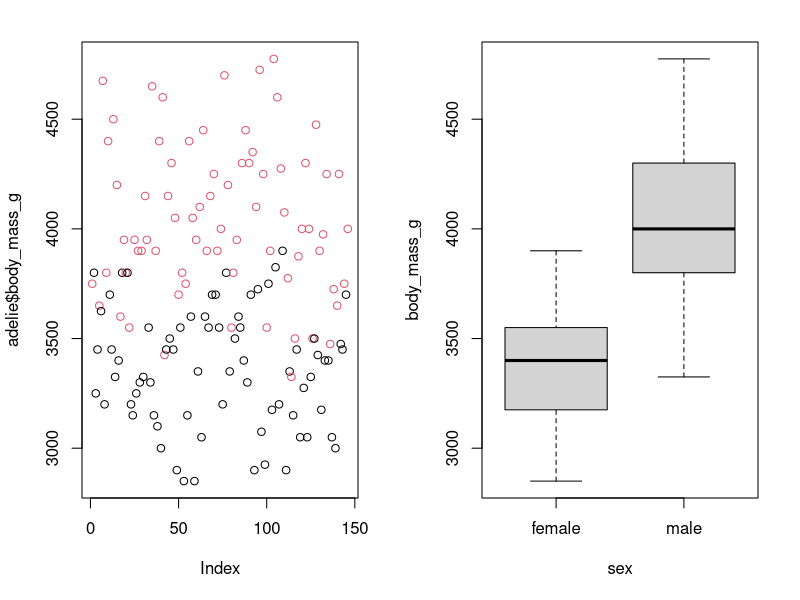
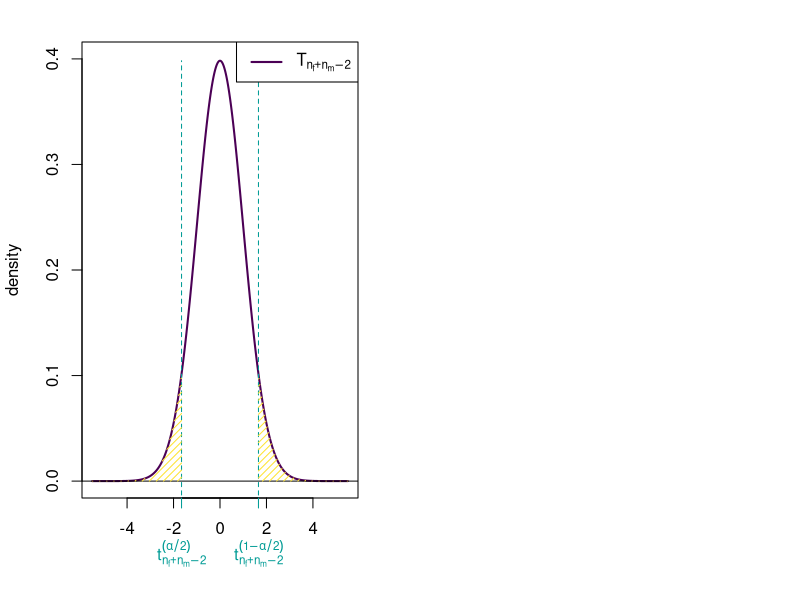
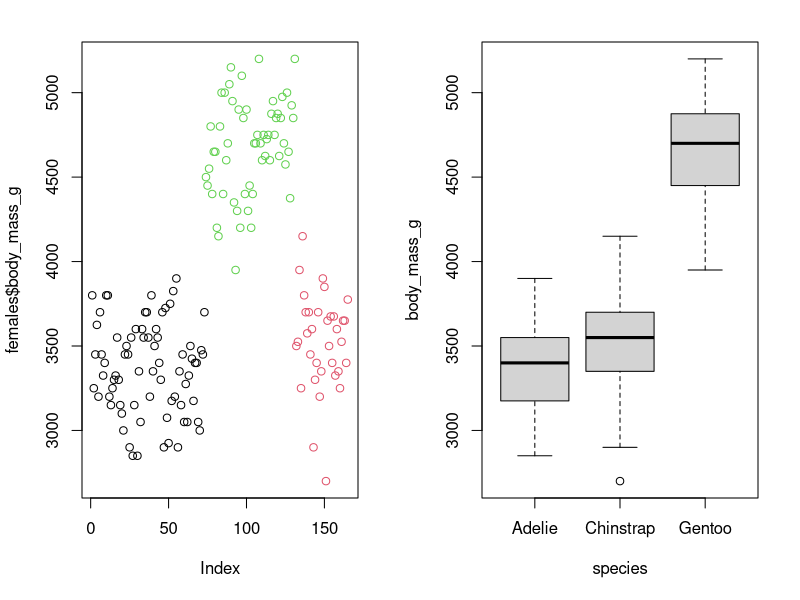
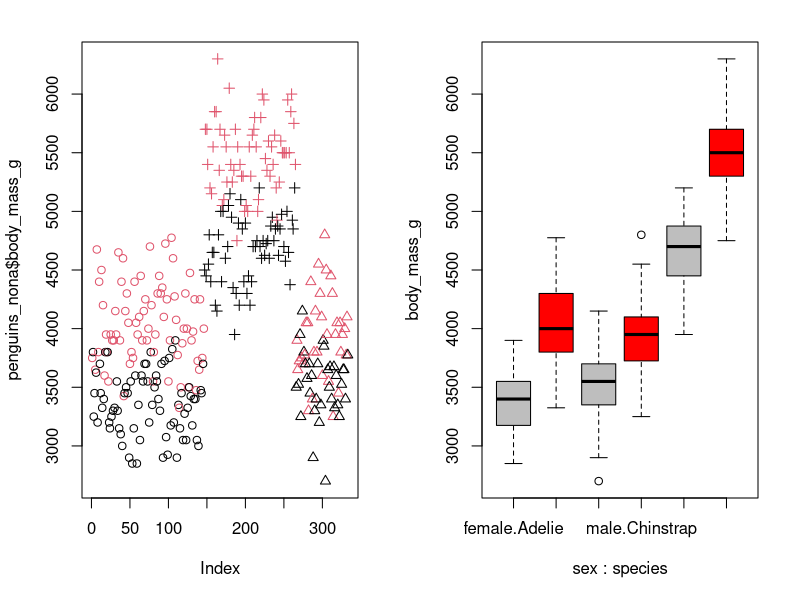
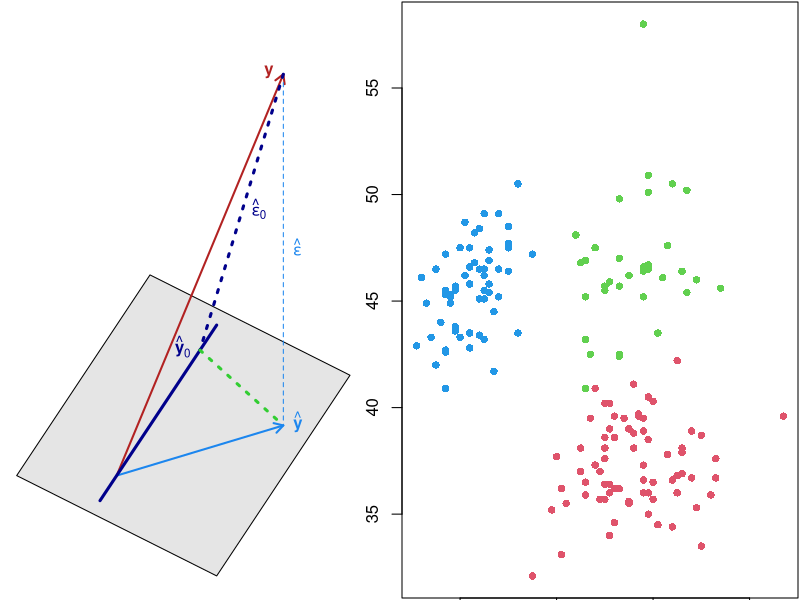
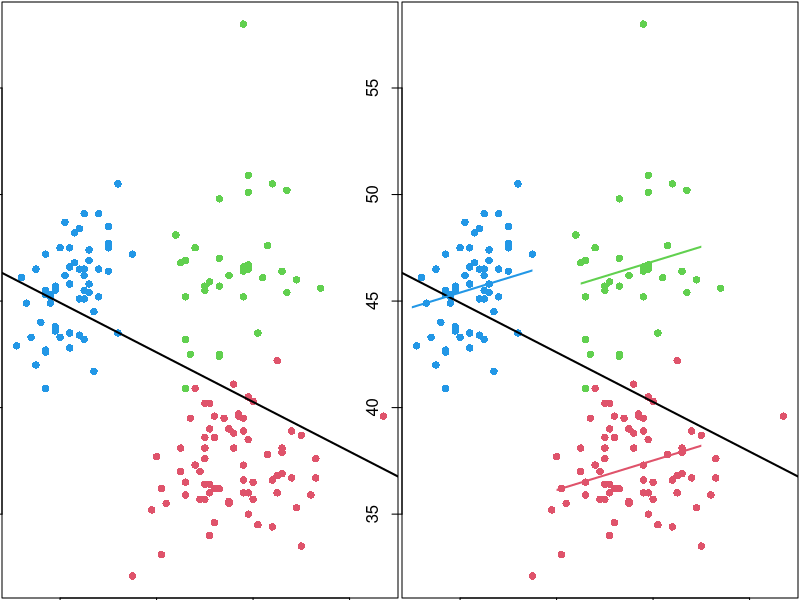
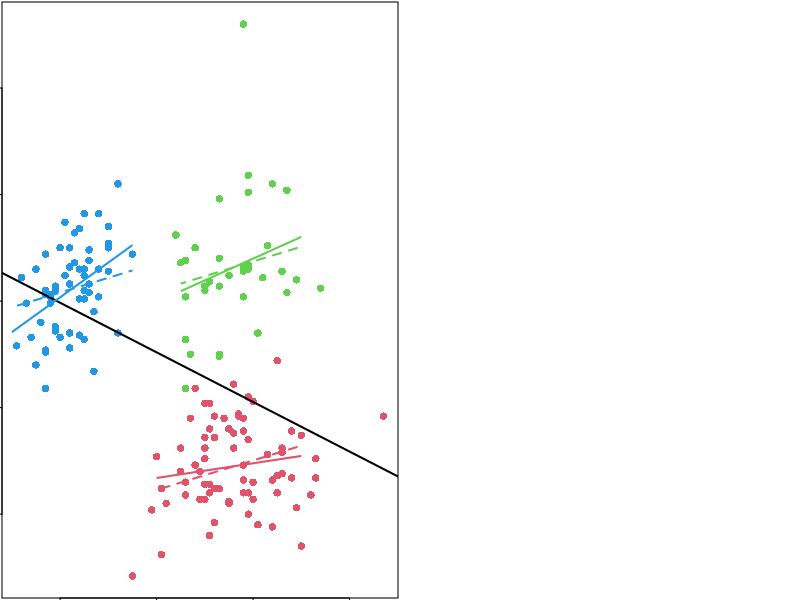
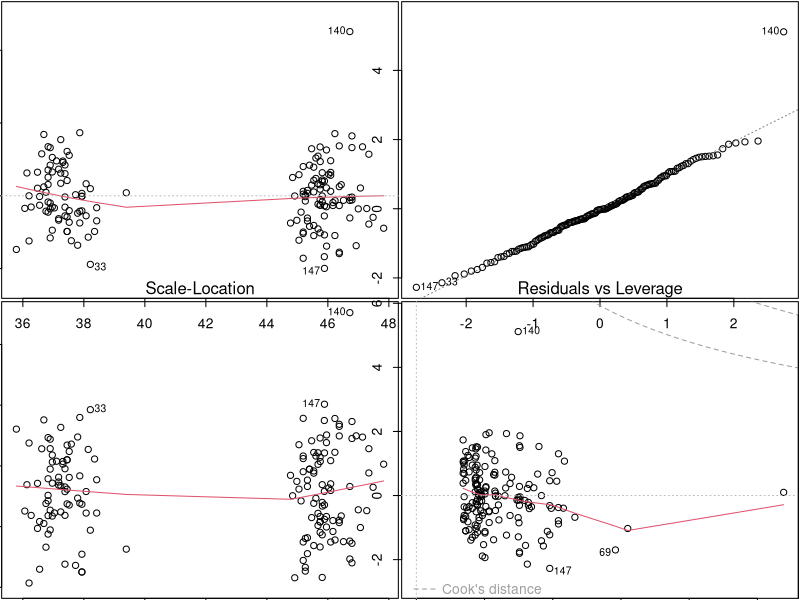

Here is the R script that generated these plots, in order:
## ---- chunk 1
library(knitr)
knitr::opts_chunk$set(echo = TRUE)
## ---- chunk 2
library(palmerpenguins)
kable(head(penguins))
## ---- chunk 3
adelie <- subset(penguins, species == "Adelie")
adelie <- na.omit(adelie)
kable(head(adelie))
## ---- chunk 4
par(mfrow = c(1, 2), mar = c(5, 4, 2, 2) + 0.1)
plot(adelie$body_mass_g, col = adelie$sex)      ## scatter plot
boxplot(body_mass_g ~ sex, data = adelie)       ## box plot
## ---- chunk 5
mass_females <- subset(adelie, sex == "female")$body_mass_g
mass_males <- subset(adelie, sex == "male")$body_mass_g
t.test(mass_males, mass_females, var.equal = TRUE)
## ---- chunk 6
n <- nrow(adelie)
p <- 2
ccc <- hcl.colors(5)
### Student Distribution
x <- -5500:5500 / 1000
# 1
p <- n - p
plot(x, dt(x, p), type = "l", ylab = "density", ylim = c(0, 0.4), col = ccc[1], lwd = 2, xlab = "")
abline(h = 0)
# quantiles for 1 - alp = 95% interval
alp <- 0.1
quants <- qt(c(alp / 2, 1 - alp / 2), p)
segments(x0 = quants, y0 = -1, x1 = quants, y1 = dt(0, p), lty = 2, col = ccc[3])
axis(side = 1, at = quants, labels = c(expression(t[n[f]+n[m]-2]^(alpha/2)), expression(t[n[f]+n[m]-2]^(1 - alpha/2))), col.ticks = ccc[3], col.axis = ccc[3], las = 1, padj = 1.2)
# Color area under the curve
x_inf <- -5500:(quants[1]*1000)/1000
polygon(c(x_inf, rev(x_inf)),
        c(dt(x_inf, p), rep(0, length(x_inf))),
        col = ccc[5], border = NA, density = 20)
x_sup <- (quants[2]*1000):5500/1000
polygon(c(x_sup, rev(x_sup)),
        c(dt(x_sup, p), rep(0, length(x_sup))),
        col = ccc[5], border = NA, density = 20)
# legend
legend("topright",
       c(expression(T[n[f]+n[m]-2])),
       col = ccc[1],
       lwd = 2, lty = 1)
## ---- chunk 7
t.test(mass_males, mass_females, var.equal = TRUE)
## ---- chunk 8
fit <- lm(body_mass_g ~ sex, data = adelie)
## ---- chunk 9
model.matrix(fit)[1:10, ]
## ---- chunk 10
summary(fit)
## ---- chunk 11
t.test(mass_males, mass_females, var.equal = TRUE)
## ---- chunk 12
females <- subset(penguins, sex == "female")
females <- na.omit(females)
kable(females[c(1, 2, 101, 102, 151, 152), ])
## ---- chunk 13
par(mfrow = c(1, 2), mar = c(5, 4, 2, 2) + 0.1)
plot(females$body_mass_g, col = females$species)     ## scatter plot
boxplot(body_mass_g ~ species, data = females)       ## box plot
## ---- chunk 14
pairwise.t.test(females$body_mass_g, females$species,
                p.adjust.method = "none")
## ---- chunk 15
fit <- lm(body_mass_g ~ species, data = females)
model.matrix(fit)[c(1, 2, 101, 102, 151, 152), ]
## ---- chunk 16
summary(fit)
## ---- chunk 17
fit <- lm(body_mass_g ~ species, data = females)
summary(fit)
## ---- chunk 18
fit <- lm(body_mass_g ~ species, data = females)
summary(fit)
## ---- chunk 19
fit <- lm(body_mass_g ~ species, data = females)
anova(fit)
## ---- chunk 20
penguins_nona <- na.omit(penguins)
kable(penguins_nona[c(1, 2, 151, 152, 271, 272), ])
## ---- chunk 21
par(mfrow = c(1, 2), mar = c(5, 4, 2, 2) + 0.1)
plot(penguins_nona$body_mass_g,                             ## scatter plot
     pch = as.numeric(penguins_nona$species),               ## point type = species
     col = penguins_nona$sex)                               ## color = sex
boxplot(body_mass_g ~ sex + species, data = penguins_nona,  ## box plot
        col = c("grey", "red")) 
## ---- chunk 22
fit <- lm(body_mass_g ~  species * sex, data = penguins_nona) 
summary(fit)
## ---- chunk 23
par(mar = c(0, 0, 0, 0) + 0.1)
plot.new()
plot.window(c(0, 1.1), c(0, 1.1))
polygon(x = c(0, 0.6, 1, 0.4), y = c(0.2, 0, 0.4, 0.6), col = "gray90")
or <- c(0.3, 0.2)
ybaronev <- c(0.55, 0.45)
yv <- c(0.8, 1.0)
xv <- c(0.5, 0.1 + 0.1/3)
betaxv <- c(0.6, 0.1)
onev <- c(0.6, 0.5)
betaonev <- c(0.5, 0.4)
# ybaronev <- c(0.7, 0.2)
yhatv <- c(0.8, 0.3)
# Y
arrows(x0 = or[1], y0 = or[2], x1 = yv[1], y1 = yv[2],
       length = 0.1, col = "firebrick", lwd = 2)
text(yv[1], yv[2], labels = expression(bold(y)), col = "firebrick", pos = 2)
# yhat
arrows(x0 = or[1], y0 = or[2], x1 = yhatv[1], y1 = yhatv[2],
       length = 0.1, col = "dodgerblue2", lwd = 2)
text(yhatv[1], yhatv[2],
     labels = expression(hat(bold(y))),
     col = "dodgerblue2", pos = 4)
# y - yhat
segments(x0 = yv[1], y0 = yv[2], x1 = yhatv[1], y1 = yhatv[2],
         col = "dodgerblue2", lwd = 1, lty = 2)
# hat epsilon
text((yv[1] + yhatv[1])/2, (yv[2] + yhatv[2])/2,
     labels = expression(hat(bold(epsilon))), col = "dodgerblue2", pos = 4)
# M_0
down <- c(0.25, 0.15)
up <- c(0.6, 0.5)
segments(x0 = down[1], y0 = down[2], x1 = up[1], y1 = up[2],
         col = "darkblue", lwd = 3)
# yhat 0
text(ybaronev[1], ybaronev[2],
     labels = expression(hat(bold(y))[0]),
     col = "darkblue", pos = 2)
# epsilon hat 0
segments(x0 = yv[1], y0 = yv[2], x1 = ybaronev[1], y1 = ybaronev[2],
         col = "darkblue", lwd = 3, lty = 3)
text((yv[1] + ybaronev[1])/2, (yv[2] + ybaronev[2])/2,
     labels = expression(hat(bold(epsilon))[0]), col = "darkblue", pos = 4)
# yhat yhat 0
segments(x0 = ybaronev[1], y0 = ybaronev[2], x1 = yhatv[1], y1 = yhatv[2],
         col = "limegreen", lwd = 3, lty = 3)
## ---- chunk 24
fit <- lm(body_mass_g ~  species * sex, data = penguins_nona) 
anova(fit)
## ---- chunk 25
fit <- lm(body_mass_g ~  sex * species, data = penguins_nona) 
anova(fit)
## ---- chunk 26
fit <- lm(body_mass_g ~  sex * species, data = penguins_nona) 
car::Anova(fit)
## ---- chunk 27
fit <- lm(bill_length_mm ~  sex * species, data = penguins_nona) 
car::Anova(fit)
## ---- chunk 28
fit <- lm(bill_length_mm ~  sex + species, data = penguins_nona) 
car::Anova(fit)
## ---- chunk 29
plot(females$bill_depth_mm, females$bill_length_mm, col = as.numeric(females$species) + 1, pch = 16)
## ---- chunk 30
fit_all <- lm(bill_length_mm ~ bill_depth_mm, data = females)
summary(fit_all)
## ---- chunk 31
plot(females$bill_depth_mm, females$bill_length_mm, col = as.numeric(females$species) + 1, pch = 16)
abline(reg = fit_all, lwd = 2)
## ---- chunk 32
fit_species <- lm(bill_length_mm ~ bill_depth_mm + species, data = females)
summary(fit_species)
## ---- chunk 33
plot(females$bill_depth_mm, females$bill_length_mm, col = as.numeric(females$species) + 1, pch = 16)
abline(reg = lm(bill_length_mm ~ bill_depth_mm, data = females), lwd = 2)
clip(16, 19, 30, 55)
abline(coef(fit_species)[1], coef(fit_species)[2], lwd = 2, col = 2)
clip(16.5, 19, 30, 55)
abline(coef(fit_species)[1] + coef(fit_species)[3], coef(fit_species)[2], lwd = 2, col = 3)
clip(13, 15.5, 30, 55)
abline(coef(fit_species)[1] + coef(fit_species)[4], coef(fit_species)[2], lwd = 2, col = 4)
## ---- chunk 34
fit_species <- lm(bill_length_mm ~ bill_depth_mm + species, data = females)
car::Anova(fit_species)
## ---- chunk 35
fit_int <- lm(bill_length_mm ~ bill_depth_mm + species + bill_depth_mm:species,
              data = females)
fit_int
## ---- chunk 36
plot(females$bill_depth_mm, females$bill_length_mm, col = as.numeric(females$species) + 1, pch = 16)
abline(reg = lm(bill_length_mm ~ bill_depth_mm, data = females), lwd = 2)
clip(16, 19, 30, 55)
abline(coef(fit_species)[1], coef(fit_species)[2], lwd = 2, col = 2, lty = 2)
clip(16.5, 19, 30, 55)
abline(coef(fit_species)[1] + coef(fit_species)[3], coef(fit_species)[2], lwd = 2, col = 3, lty = 2)
clip(13, 15.5, 30, 55)
abline(coef(fit_species)[1] + coef(fit_species)[4], coef(fit_species)[2], lwd = 2, col = 4, lty = 2)
## interaction
clip(16, 19, 30, 55)
abline(coef(fit_int)[1], coef(fit_int)[2], lwd = 2, col = 2)
clip(16.5, 19, 30, 55)
abline(coef(fit_int)[1] + coef(fit_int)[3], coef(fit_int)[2] + coef(fit_int)[5], lwd = 2, col = 3)
clip(13, 15.5, 30, 55)
abline(coef(fit_int)[1] + coef(fit_int)[4], coef(fit_int)[2] + coef(fit_int)[6], lwd = 2, col = 4)
## ---- chunk 37
fit_int <- lm(bill_length_mm ~ bill_depth_mm + species + bill_depth_mm:species,
              data = females)
car::Anova(fit_int)
## ---- chunk 38
fit_species <- lm(bill_length_mm ~ bill_depth_mm + species, data = females)
par(mfrow = c(2,2))
plot(fit_species)
